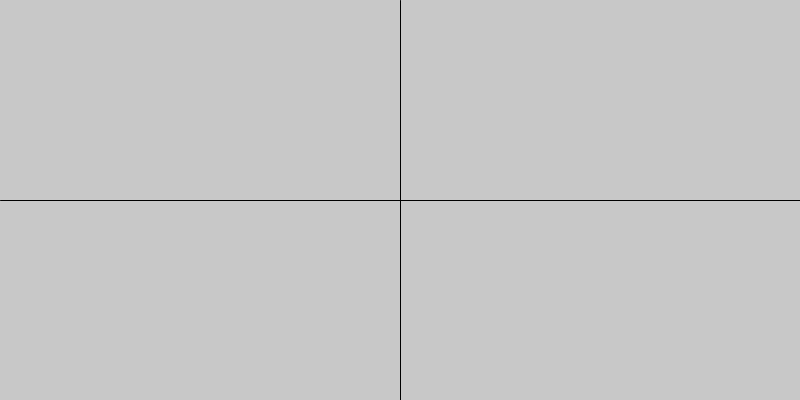
Frame 1 (no input)
Frame 60 (the mouse pressed at the canvas centre just before this capture): identical to frame 1, image omitted
Frame 120 (the mouse held since frame 60 and released just before this capture): identical to frame 1, image omitted

The Processing sketch that drew this single still picture (run headless with seeded random() and noise(); from frame 60 on, the mouse is pressed at the canvas centre):

// Processing sketch: processing_99393
// ── processing_99393.pde

SineGraph s;
CosineGraph c;
TangentGraph t;
CscGraph p;
SecGraph o;
CotGraph i;
float amp = 1;
float period = 1;
float hShift = 0;
float vShift = 0;


void setup() {
  size(800, 400);
  background(200);
  line(0, height/2, width, height/2);
  line(width/2, 0, width/2, height);
}

void draw() {
}
void keyPressed() {
  if (key == 's') {
    s = new SineGraph(amp, period, hShift, vShift);
    setup();
    s.draw();
  }
  else if (key == 'c') {
    c = new CosineGraph(amp, period, hShift, vShift);
    setup();
    c.draw();
  }
  else if (key == 't') {
    t = new TangentGraph(amp, period, hShift, vShift);
    setup();
    t.draw();
  }
  else if (key == 'p') {
    p = new CscGraph(amp, period, hShift, vShift);
    setup();
    p.draw();
  }
  else if (key == 'o') {
    o = new SecGraph(amp, period, hShift, vShift);
    setup();
    o.draw();
  }
  else if (key == 'i') {
    i = new CotGraph(amp, period, hShift, vShift);
    setup();
    i.draw();
  }
}


public class SinusoidalGraph {

  float x;
  float y;
  float initX = -width/2;
  float initY;
  float angle;
  float amplitude = 1;
  float periodMod = 1;
  float horizontalShift = 0;
  float verticalShift = 0;

  public SinusoidalGraph() {
  }

  public SinusoidalGraph(float amp, float period, float hshift, float vshift) {
    amplitude = amp;
    periodMod = period;
    horizontalShift = hshift;
    verticalShift = vshift;
  }
}

class CosineGraph extends SinusoidalGraph {

  public CosineGraph() {
  }

  public CosineGraph(float amp, float period, float hshift, 
  float vshift) {
    super(amp, period, hshift, vshift);
  }

  void draw() {
    fill(0);

    initY = 1;
    smooth();
    for (int a = -width/2; a <= width/2; a++) {
      x = a + width/2;
      angle = radians(periodMod * (a + horizontalShift));
      y = -(cos(angle) * amplitude + verticalShift);
      y = map(y, -1, 1, -height/2, height/2) + height/2;
      line(initX, initY, x, y);
      initX = x;
      initY = y;
    }
  }
}

class SineGraph extends SinusoidalGraph {

  public SineGraph() {
  }

  public SineGraph(float amp, float period, float hshift, 
  float vshift) {
    super(amp, period, hshift, vshift);
  }

  void draw() {
    fill(0);
    initY = 0;
    smooth();
    for (int a = -width/2; a <= width/2; a++) {
      x = a + width/2;
      angle = radians(periodMod * (a + horizontalShift));
      y = -(sin(angle) * amplitude + verticalShift);
      y = map(y, -1, 1, -height/2, height/2) + height/2;
      line(initX, initY, x, y);
      initX = x;
      initY = y;
    }
  }
}

class TangentGraph extends SinusoidalGraph {

  public TangentGraph() {
  }

  public TangentGraph(float amp, float period, float hshift, 
  float vshift) {
    super(amp, period, hshift, vshift);
  }

  void draw() {
    fill(0);
    initY = 0;
    smooth();
    for (int a = -width/2; a <= width/2; a++) {
      x = a + width/2;
      float myX = periodMod * (a + horizontalShift);

      angle = radians(periodMod * (a + horizontalShift));
      y = -(tan(angle) * amplitude + verticalShift);
      y = map(y, -1, 1, -height/2, height/2) + height/2;
      line(initX, initY, x, y);
      initX = x;
      initY = y;
    }
  }
}
public class CscGraph extends SinusoidalGraph {

  public CscGraph() {
  }

  public CscGraph(float amp, float period, float hshift, 
  float vshift) {
    super(amp, period, hshift, vshift);
  }

  void draw() {
    fill(0);
    initY = 0;
    smooth();
    for (int a = -width/2; a <= width/2; a++) {
      x = a + width/2;
      float myX = periodMod * (a + horizontalShift);

      angle = radians(periodMod * (a + horizontalShift));
      y = -(1/sin(angle) * amplitude + verticalShift);
      y = map(y, -1, 1, -height/2, height/2) + height/2;
      line(initX, initY, x, y);
      initX = x;
      initY = y;
    }
  }
}
  class SecGraph extends SinusoidalGraph {

    public SecGraph() {
    }

    public SecGraph(float amp, float period, float hshift, 
    float vshift) {
      super(amp, period, hshift, vshift);
    }

    void draw() {
      fill(0);
      initY = 0;
      smooth();
      for (int a = -width/2; a <= width/2; a++) {
        x = a + width/2;
        float myX = periodMod * (a + horizontalShift);

        angle = radians(periodMod * (a + horizontalShift));
        y = -(1/cos(angle) * amplitude + verticalShift);
        y = map(y, -1, 1, -height/2, height/2) + height/2;
        line(initX, initY, x, y);
        initX = x;
        initY = y;
      }
    }
  }
    class CotGraph extends SinusoidalGraph {

      public CotGraph() {
      }

      public CotGraph(float amp, float period, float hshift, 
      float vshift) {
        super(amp, period, hshift, vshift);
      }

      void draw() {
        fill(0);
        initY = 0;
        smooth();
        for (int a = -width/2; a <= width/2; a++) {
          x = a + width/2;
          float myX = periodMod * (a + horizontalShift);

          angle = radians(periodMod * (a + horizontalShift));
          y = -(1/tan(angle) * amplitude + verticalShift);
          y = map(y, -1, 1, -height/2, height/2) + height/2;
          line(initX, initY, x, y);
          initX = x;
          initY = y;
        }
      }
    }
  
